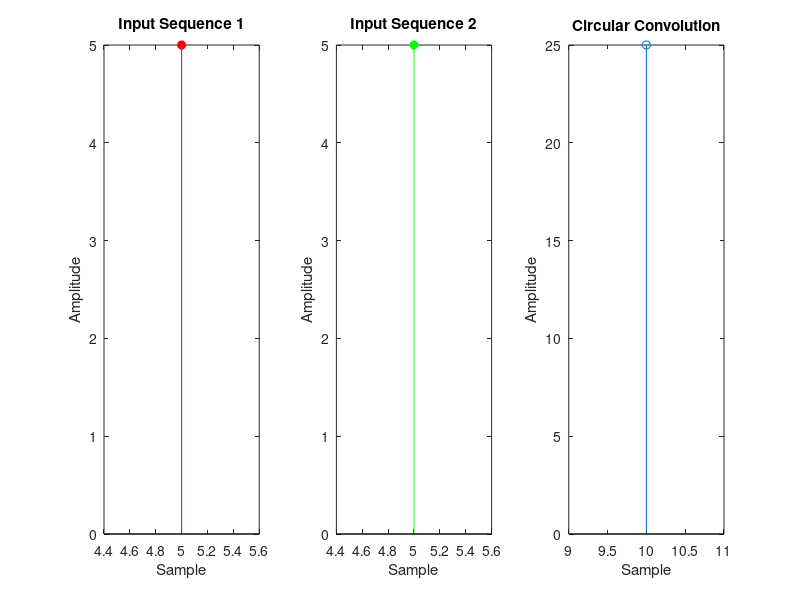

MATLAB code to generate this figure:
clc;
close all;

x = input('Enter the input Sequence 1 : ');
spx = input('Enter the starting point of sequence 1 : ');
lx = length(x);
subplot(1,3,1);
stem(spx:spx+lx-1,x,'fill','r');
xlabel('Sample');
ylabel('Amplitude');
title('Input Sequence 1');

h = input('Enter the input Sequence 2 : ');
sph = input('Enter the starting point of sequence 2 : ');
lh = length(h);
subplot(1,3,2);
stem(sph:sph+lh-1,h,'fill','g');
xlabel('Sample');
ylabel('Amplitude');
title('Input Sequence 2');

y = cconv(x,h);
ly = length(y);
subplot(1,3,3);
stem(spx+sph:spx+sph+ly-1,y);
xlabel('Sample');
ylabel('Amplitude');
title('Circular Convolution');
